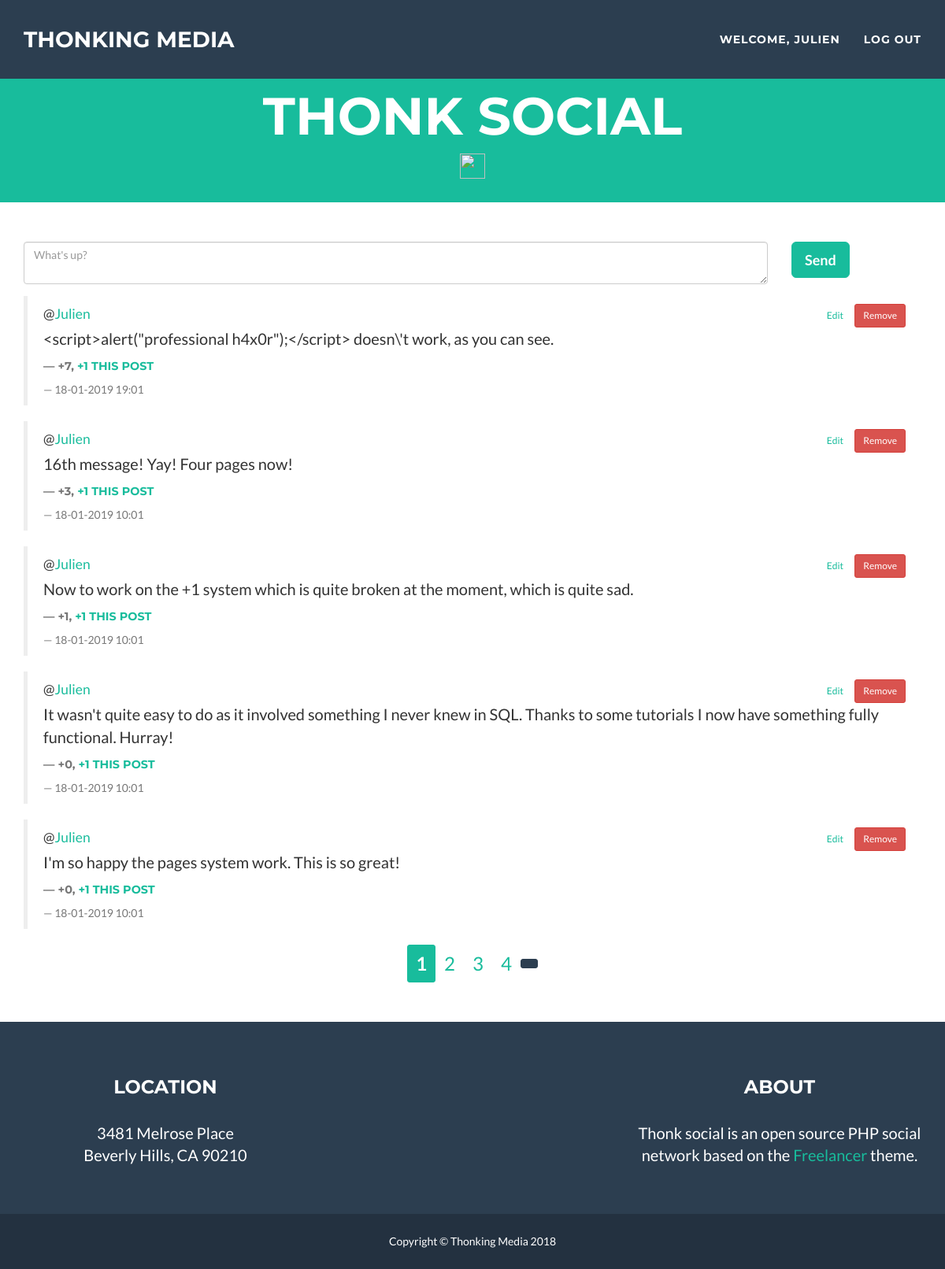
Page /index.php (signed in) on the committed database.
### tables this page shows
CREATE TABLE IF NOT EXISTS `messages` (
  `ID` int(11) NOT NULL AUTO_INCREMENT,
  `message` varchar(2000) NOT NULL,
  `user` varchar(255) NOT NULL,
  `date` datetime NOT NULL,
  `plusone` int(255) NOT NULL DEFAULT '0',
  PRIMARY KEY (`ID`)
);

### php/database_connection.php (called while the page is built)
<?php
try {
    $databaseConnection = new PDO('mysql:host=localhost;dbname=microblog', 'root', '');
    $databaseConnection->setAttribute(PDO::ATTR_ERRMODE, PDO::ERRMODE_EXCEPTION);
} catch(PDOException $e) {
    $e->getMessage();
}
if (isset($_GET["page"])) {
	$page = $_GET['page'];
} else {
	$page = 1;
}
$limite = 5;
$debut = ($page - 1) * $limite;
$rqt = 'SELECT SQL_CALC_FOUND_ROWS * FROM messages ORDER BY -date LIMIT :limite OFFSET :debut';
$rqt = $databaseConnection->prepare($rqt);
$rqt->bindValue('limite', $limite, PDO::PARAM_INT);
$rqt->bindValue('debut', $debut, PDO::PARAM_INT);
$rqt->execute();
$resultFoundRows = $databaseConnection->query('SELECT found_rows()');
$nombredElementsTotal = $resultFoundRows->fetchColumn();
$nombreDePages = ceil($nombredElementsTotal / $limite);
?>

### index.php (the view, shortened to what this page needs)
<html lang="fr">
    <head>
        <link href="vendor/bootstrap/css/bootstrap.min.css" rel="stylesheet">
        <link href="css/freelancer.css" rel="stylesheet">
        <link href="css/style.css" rel="stylesheet">
        <link href="vendor/font-awesome/css/font-awesome.min.css" rel="stylesheet" type="text/css">
        <link rel="stylesheet" href="https://cdnjs.cloudflare.com/ajax/libs/material-design-iconic-font/2.2.0/css/material-design-iconic-font.min.css">
        <?php
            include 'php/database_connection.php';
        ?>
    </head>
    <body id="page-top" class="index">
        <nav id="mainNav" class="navbar navbar-default navbar-fixed-top navbar-custom">
            <div class="container">
                <div class="navbar-header page-scroll">
                    <a class="navbar-brand" href="#page-top">Thonking media</a>
                </div>
                <div class="collapse navbar-collapse" id="bs-example-navbar-collapse-1">
                    <ul class="nav navbar-nav navbar-right">
                        <?php
                            if(isset($_SESSION["logged"])) {
                                if ($_SESSION["logged"]) {
                                    ?>
                                    <li class="page-scroll">
                                        <a>Welcome, <?php echo $_SESSION["user"]; ?></a>
                                    </li>
                                    <li class="page-scroll">
                                        <a href="./php/logout.php">Log out</a>
                                    </li>
                                    <?php
                                }
                            }
                        ?>
                    </ul>
                </div>
            </div>
        </nav>
        <header>
            <div class="container">
                <div class="row">
                    <div class="col-lg-12">
                        <div class="intro-text">
                            <span class="name">Thonk social</span>
                            <img src="https://cdn.discordapp.com/emojis/371744933461229568.png" width="32px">
                        </div>
                    </div>
                </div>
            </div>
        </header>
        <section>
            <div class="container">
                <div class="row">
                    <?php
                        if(isset($_SESSION["logged"])) {
                            if($_SESSION["logged"]) {
                            ?>
                            <form action="./php/message.php" method="post">
                                <div class="col-sm-10">
                                    <div class="form-group">
                                        <textarea id="message" name="message" class="form-control" placeholder="What's up?" required></textarea>
                                    </div>
                                </div>
                                <div class="col-sm-2">
                                    <button type="submit" class="btn btn-success btn-lg">Send</button>
                                </div>
                            </form>
                            <?php
                            }
                        }
                    ?>
                </div>
                <div class="row">
                    <div class="col-md-12">
                        <?php
                            while ($msg = $rqt->fetch(PDO::FETCH_ASSOC)) {
                                $mid = $msg['ID'];
                                $message = $msg['message'];
                                $date = $msg['date'];
                                $phpdate = strtotime( $date );
                                $date = date('d-m-Y H:m', $phpdate );
                                $auteur = $msg['user'];
                                $plusone = $msg['plusone'];
                        ?>
                        <blockquote>
                            <span class='flex'>
                                <span>
                                    @<a href='#'><?php echo $auteur; ?></a>
                                </span>
                                <span>
                                    <?php
                                        if (isset($_SESSION["user"])) {
                                            if ($_SESSION["user"] == $auteur) {
                                                ?>
                                                <a href='index.php?a=modif&id=<?php echo $mid; ?>' class='btn btn-secondary btn-sm'>Edit</a> <a href='./php/message.php?a=sup&id=<?php echo $mid; ?>' class='btn btn-danger btn-sm'>Remove</a>
                                                <?php
                                            }
                                        }
                                    ?>
                                </span>
                            </span>
                            <?php
                                if(isset($_GET['a'])) {
                                    if(isset($_GET['id'])) {
                                        if($_GET['id'] == $id) {
                                            ?>
                                            <form action='./php/message.php' method='post' class='row'>
                                                <div class='col-sm-10'>
                                                    <textarea id='msgedit' name='msgedit' class='form-control' required><?php echo $message; ?></textarea>
                                                    <input type='hidden' name='id' value='<?php echo $id; ?>'>
                                                </div>
                                                <div class='col-sm-2'>
                                                    <button type='submit' class='btn btn-success btn-lg'>Send</button>
                                                </div>
                                            </form>
                                            <?php
                                        } else echo "<p>$message</p>";
                                    } else echo "<p>$message</p>";
                                } else echo "<p>$message</p>";
                                echo "<h4><footer>+$plusone, <a class='plusOne' data-id='$mid'>+1 this post</a></footer></h4><footer>$date</footer></blockquote>";
                            }
                        ?>
                    </div>
                    <div class="center-a-btn">
                            ?><a href="?page=<?php echo $page - 1; ?>" id="nav-page" class="btn btn-primary btn-sm"><i class="zmdi zmdi-chevron-left"></i></a><?php
                        for ($i = 1; $i <= $nombreDePages; $i++) {
                            if ($page == $i) {
                                ?><a href="?page=<?php echo $i; ?>" id="nav-page" class="btn btn-success btn-sm"><?php echo $i; ?></a><?php
                            } else {
                                ?><a href="?page=<?php echo $i; ?>" id="nav-page" class="btn btn-secondary btn-sm"><?php echo $i; ?></a><?php
                            }
                        }
                        if ($page < $nombreDePages) {
                            ?><a href="?page=<?php echo $page + 1; ?>" id="nav-page" class="btn btn-primary btn-sm"><i class="zmdi zmdi-chevron-right"></i></a><?php
                        }
                        ?>
                    </div>
                </div>
            </div>
        </section>
        <footer class="text-center">
            <div class="footer-above">
                <div class="container">
                    <div class="row">
                        <div class="footer-col col-md-4">
                            <h3>Location</h3>
                            <p>3481 Melrose Place
                                <br>Beverly Hills, CA 90210</p>
                        </div>
                        <div class="footer-col col-md-4">
                        </div>
                        <div class="footer-col col-md-4">
                            <h3>About</h3>
                            <p>Thonk social is an open source PHP social network based on the <a href="https://startbootstrap.com/template-overviews/freelancer/">Freelancer</a> theme.</p>
                        </div>
                    </div>
                </div>
            </div>
            <div class="footer-below">
                <div class="container">
                    <div class="row">
                        <div class="col-lg-12">
                            Copyright &copy; Thonking Media 2018
                        </div>
                    </div>
                </div>
            </div>
        </footer>
    </body>
</html>

### css/freelancer.css (style rules this page uses)
body { font-family: 'Lato', 'Helvetica Neue', Helvetica, Arial, sans-serif; overflow-x: hidden; }
p { font-size: 20px; }
a, a:hover, a:focus, a:active, a.active { color: #18BC9C; outline: none; }
h1, h2, h3, h4, h5, h6 { font-family: "Montserrat", "Helvetica Neue", Helvetica, Arial, sans-serif; text-transform: uppercase; font-weight: 700; }
header { text-align: center; background: #18BC9C; color: white; }
header .container { padding-top: 100px; padding-bottom: 10px; }
header img { display: block; margin: 0 auto 20px; }
header .intro-text .name { display: block; font-family: "Montserrat", "Helvetica Neue", Helvetica, Arial, sans-serif; text-transform: uppercase; font-weight: 700; font-size: 2em; }
@media (min-width: 768px) { header .intro-text .name { font-size: 4.75em; } }
.navbar-custom { background: #2C3E50; font-family: "Montserrat", "Helvetica Neue", Helvetica, Arial, sans-serif; text-transform: uppercase; font-weight: 700; border: none; }
.navbar-custom .navbar-brand { color: white; }
.navbar-custom .navbar-nav { letter-spacing: 1px; }
.navbar-custom .navbar-nav li a { color: white; }
@media (min-width: 768px) { .navbar-custom { padding: 25px 0; -webkit-transition: padding 0.3s; -moz-transition: padding 0.3s; transition: padding 0.3s; } }
@media (min-width: 768px) { .navbar-custom .navbar-brand { font-size: 2em; -webkit-transition: all 0.3s; -moz-transition: all 0.3s; transition: all 0.3s; } }
section { padding: 50px 0; }
footer { color: white; }
footer h3 { margin-bottom: 30px; }
footer .footer-above { padding-top: 50px; background-color: #2C3E50; }
footer .footer-col { margin-bottom: 50px; }
footer .footer-below { padding: 25px 0; background-color: #233140; }
.btn-primary { color: white; background-color: #2C3E50; border-color: #2C3E50; font-weight: 700; }
.btn-success { color: white; background-color: #18BC9C; border-color: #18BC9C; font-weight: 700; }

### css/style.css (style rules this page uses)
.flex { display: flex; justify-content: space-between; }
.center-a-btn { text-align: center; }
#nav-page { font-size: 18pt; }

### rows in the picture
messages: user "Julien", message "<script>alert(\"professional h4x0r\");</script> doesn\\'t work, as you can see.", plusone "7", date "18-01-2019 19:01"
messages: user "Julien", message "16th message! Yay! Four pages now!", plusone "3", date "18-01-2019 10:01"
messages: user "Julien", message "Now to work on the +1 system which is quite broken at the moment, which is quite sad.", plusone "1", date "18-01-2019 10:01"
messages: user "Julien", message "It wasn't quite easy to do as it involved something I never knew in SQL. Thanks to some tutorials I now have something fully functional. Hurray!", plusone "0", date "18-01-2019 10:01"
messages: user "Julien", message "I'm so happy the pages system work. This is so great!", plusone "0", date "18-01-2019 10:01"

### other values in the picture
$_SESSION["user"] "JULIEN"
